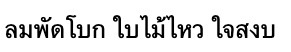
#> input picture images/word.jpg, 291 x 52 px, found by its file name
$ jupyter execute --allow-errors Work2.ipynb
#> lines starting #> are read from the running program, lines starting #| are printed output that depends on the picture
#> further down, original_image is the input picture: shape (52, 291, 3); min 0, max 255, mean 226.4
[cell 1]
import cv2
import numpy as np
import random
import matplotlib.pyplot as plt

def add_noise(img, noise_type="salt_and_pepper"):
#> called with noise_type = 'gaussian'
    if noise_type == "salt_and_pepper":
        noisy_img = img.copy()
        row, col, ch = img.shape
        num_salt = np.ceil(0.02 * img.size * 0.5).astype(int)
        num_pepper = np.ceil(0.02 * img.size * 0.5).astype(int)

        # Salt noise
        coords = [np.random.randint(0, i - 1, num_salt) for i in img.shape]
        noisy_img[coords[0], coords[1], :] = 255

        # Pepper noise
        coords = [np.random.randint(0, i - 1, num_pepper) for i in img.shape]
        noisy_img[coords[0], coords[1], :] = 0

        return noisy_img

    elif noise_type == "gaussian":
        mean = 0
        sigma = 25
        gaussian = np.random.normal(mean, sigma, img.shape).astype(np.uint8)
        noisy_img = cv2.add(img, gaussian)
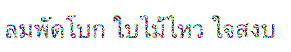
#> noisy_img: shape (52, 291, 3); mean R, G, B 241.3, 241.3, 241.9
        return noisy_img

def apply_blur(img):
    return cv2.GaussianBlur(img, (5, 5), 0)
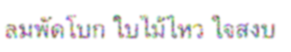
#> returned value: shape (52, 291, 3); mean of channels 0, 1, 2 241.3, 241.3, 241.9; drawn as B, G, R

[cell 2]
# Load the image
image_path = 'D:\Project\ComVi\images\word.jpg'

original_image = cv2.imread(image_path)
original_image = cv2.cvtColor(original_image, cv2.COLOR_BGR2RGB)  # Convert to RGB for plotting

# Randomly add noise
noise_type = random.choice(["salt_and_pepper", "gaussian"])
noisy_image = add_noise(original_image, noise_type)

# Apply blur
blurred_image = apply_blur(noisy_image)

[cell 3]
# Plot the images
plt.figure(figsize=(12, 6))
plt.subplot(1, 3, 1)
plt.imshow(original_image)
plt.title("Original Image")
plt.axis("off")

plt.subplot(1, 3, 2)
plt.imshow(noisy_image)
plt.title(f"Noisy Image ({noise_type})")
plt.axis("off")

plt.subplot(1, 3, 3)
plt.imshow(blurred_image)
plt.title("Blurred Image")
plt.axis("off")

plt.tight_layout()
plt.show()
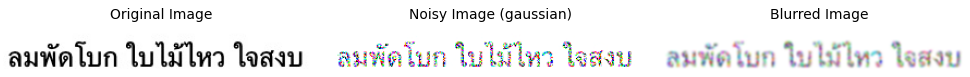
#> figure drawn by matplotlib, 3 panels

# ให้ลบ Noise และ Blur จากภาพด้วย OpenCV

## **วัตถุประสงค์**
- เขียนโค้ดเพื่อปรับปรุงคุณภาพของภาพที่มี **noise** และถูก **blur** ให้ใกล้เคียงกับภาพต้นฉบับมากที่สุด

---

## **ขั้นตอนการทำงาน**
1. **โหลดภาพ**:
   - โหลดภาพต้นฉบับ (`original_image`), ภาพที่มี noise (`noisy_image`), และภาพที่ถูกเบลอ (`blurred_image`) จากโค้ดที่กำหนด
2. **ลด Noise**:
   - ใช้เทคนิคลด noise ต่าง ๆ
3. **ลบ Blur**:
   - ใช้เทคนิคการ Sharpening Filters
4. **วัดผลลัพธ์**:
     - เปรียบเทียบภาพที่ปรับปรุงแล้วกับภาพต้นฉบับ (`original_image`)

---

## **คำถาม**
1. Noise แบบใดที่แก้ไขได้ง่ายที่สุด และแบบใดที่แก้ไขได้ยากที่สุด?
2. เทคนิคการลบ noise หรือ blur แบบใดที่ให้ผลลัพธ์ดีที่สุด?

---

## **ข้อกำหนด**
1. โค้ดต้องมีการพล็อตภาพ 4 ภาพ:
   - **Original Image**
   - **Noisy Image**
   - **Blurred Image**
   - **Denoised and De-blurred Image**
2. แสดงค่า **PSNR** และ **SSIM** ระหว่างภาพต้นฉบับและภาพที่ปรับปรุงแล้ว

---

[cell 4]
import numpy as np
import cv2
from matplotlib import pyplot as plt
from skimage import metrics

# Load the imagesimport cv2
import numpy as np
from matplotlib import pyplot as plt
from skimage import metrics


def denoise_and_deblur(noisy_image, blurred_image, kernel_size=3):
    # Denoise noisy image
#> called with kernel_size = 3
    denoised_image = cv2.medianBlur(noisy_image, kernel_size)
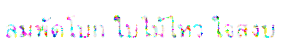
#> denoised_image: shape (52, 291, 3); mean R, G, B 249, 249, 249.5

    # Unsharpen blurred image
    blurred_float = np.float32(blurred_image)
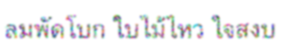
#> blurred_float: shape (52, 291, 3) float32; mean R, G, B 241.3, 241.3, 241.9
    kernel = np.ones((kernel_size, kernel_size), np.float32) / 25
    blurred_lpf = cv2.filter2D(blurred_float, -1, kernel)
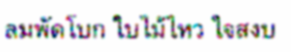
#> blurred_lpf: shape (52, 291, 3) float32; mean R, G, B 86.9, 86.9, 87.1; drawn with min black and max white
    unsharp_image = cv2.addWeighted(blurred_float, 2.0, blurred_lpf, -1.0, 0)

    return denoised_image, cv2.convertScaleAbs(unsharp_image)


denoised_image, unsharp_image = denoise_and_deblur(noisy_image, blurred_image)
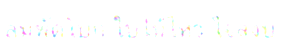
#> unsharp_image: shape (52, 291, 3); mean R, G, B 253.9, 254, 254.1

# Calculate PSNR and SSIM between original image and processed image
min_dim = min(min(original_image.shape), min(denoised_image.shape), min(unsharp_image.shape))
#> min_dim = 3
window_size = min_dim if min_dim % 2 else min_dim - 1  # Window size must be an odd number
#> window_size = 3

# Compute SSIM with defined window_size
ssim_denoised = metrics.structural_similarity(original_image, denoised_image, win_size=window_size)
#> ssim_denoised = 0.778
ssim_unsharp = metrics.structural_similarity(original_image, unsharp_image, win_size=window_size)
#> ssim_unsharp = 0.739

# Compute PSNR
psnr_denoised = cv2.PSNR(original_image, denoised_image)
#> psnr_denoised = 11.75
psnr_unsharp = cv2.PSNR(original_image, unsharp_image)
#> psnr_unsharp = 10.52

# Plot
plt.figure(figsize=(10, 10))
plt.subplot(221), plt.imshow(noisy_image), plt.title('Noisy Image')
plt.subplot(222), plt.imshow(denoised_image), plt.title(
    f'Denoised Image: PSNR = {psnr_denoised:.4f}, SSIM = {ssim_denoised:.4f}')
plt.subplot(223), plt.imshow(blurred_image), plt.title('Blurred Image')
plt.subplot(224), plt.imshow(unsharp_image), plt.title(
    f'Deblurred Image: PSNR = {psnr_unsharp:.4f}, SSIM = {ssim_unsharp:.4f}')
plt.show()

# Denoise the noisy image using Median Filter
denoised_image = cv2.medianBlur(noisy_image, 5)
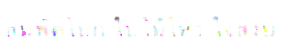
#> denoised_image: shape (52, 291, 3); mean R, G, B 253.4, 253.3, 253.4

# Deblur the blurred image using Unsharp Masking
gaussian = cv2.GaussianBlur(blurred_image, (5, 5), 0)
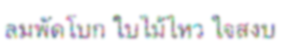
#> gaussian: shape (52, 291, 3); mean R, G, B 241.4, 241.4, 241.9
unsharp_image = cv2.addWeighted(blurred_image, 2.0, gaussian, -1.0, 0)
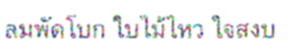
#> unsharp_image: shape (52, 291, 3); mean R, G, B 240.9, 240.9, 241.5

# PSNR and SSIM calculations
psnr_denoised = cv2.PSNR(original_image, denoised_image)
#> psnr_denoised = 10.59
#> (the rest of this cell did not finish here and is left out)
